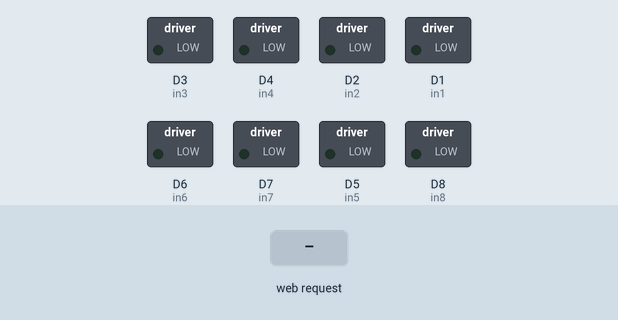
This sketch was run on a simulated ESP8266 (NodeMCU). Parts: switched loads named in the sketch (green lamp = pin HIGH). Inputs (shaded band) come from the test bench. What the sketch prints to the serial monitor is not drawn.

Above: at 1.2 s.
1.3 s: HTTP request GET /start1 received
At 2.3 s:
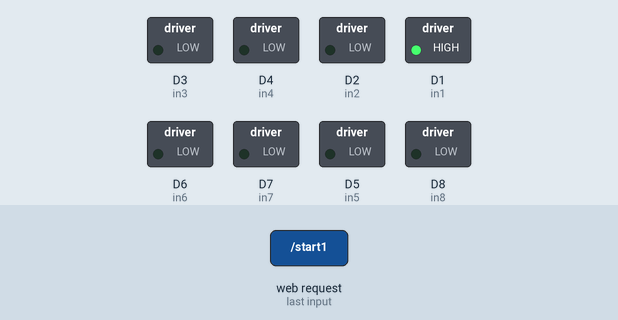
2.8 s: HTTP request GET /start2 received
At 3.4 s:
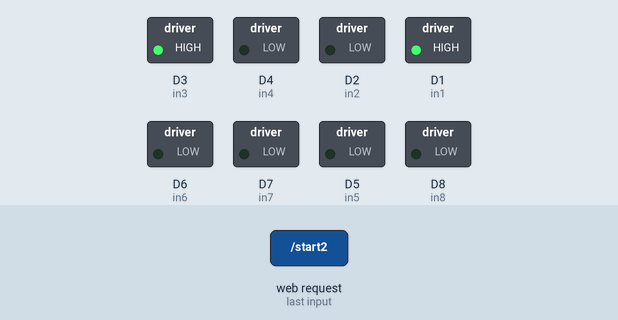
4.3 s: HTTP request GET /stop1 received
At 4.6 s:
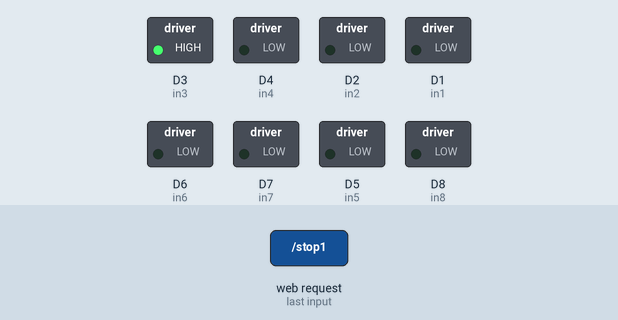
5.8 s: HTTP request GET /start3 received
At 6.9 s:
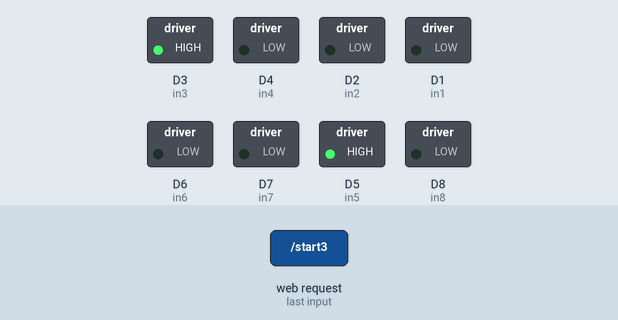
7.3 s: HTTP request GET /stop2 received
At 8.1 s:
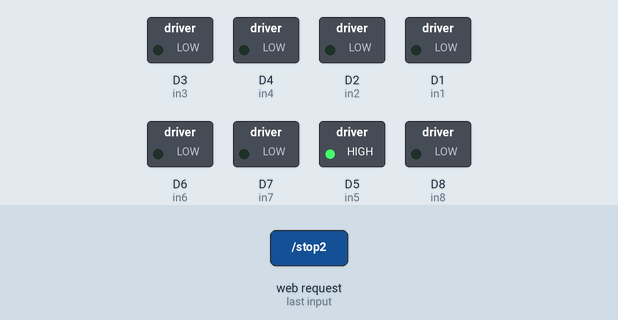
8.8 s: HTTP request GET /start1?value=1 received
At 9.2 s:
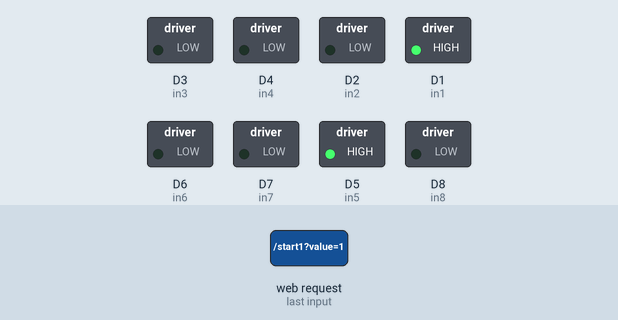
Timing chart, 0 to 11.3 s (numbered marks = the images above; inputs shaded):
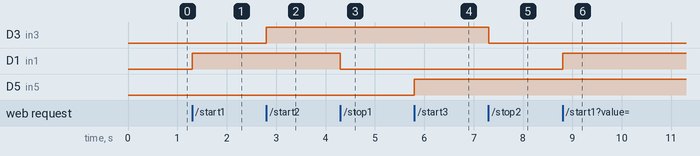

Measured:
- after the input at 1.3 s, D1 (in1): LOW → HIGH at once
- after the input at 2.8 s, D3 (in3): LOW → HIGH at once
- after the input at 4.3 s, D1 (in1): HIGH → LOW at once
- after the input at 5.8 s, D5 (in5): LOW → HIGH at once
- after the input at 7.3 s, D3 (in3): HIGH → LOW at once
- after the input at 8.8 s, D1 (in1): LOW → HIGH at once

The sketch:

motor_sync_esp8266.ino
```cpp
#include <ESP8266WiFi.h>
#include <ESP8266WebServer.h>

// Access Point credentials
const char* ssid = "MotorSync";
const char* password = "12345678";

// Motor1 pins
const int in1 = D1;
const int in2 = D2;

// Motor2 pins
const int in3 = D3;
const int in4 = D4;

// Motor3 pins
const int in5 = D5;
const int in6 = D6;

// Motor4 pins
const int in7 = D7;
const int in8 = D8;

// Motor states
int motor1Speed = 400;
int motor2Speed = 400;
int motor3Speed = 400;
int motor4Speed = 400;
int masterSpeed = 400;

bool motor1Running = false;
bool motor2Running = false;
bool motor3Running = false;
bool motor4Running = false;

ESP8266WebServer server(80);

void setup() {
  Serial.begin(115200);

  // Motor pins setup
  pinMode(in1, OUTPUT); pinMode(in2, OUTPUT);
  pinMode(in3, OUTPUT); pinMode(in4, OUTPUT);
  pinMode(in5, OUTPUT); pinMode(in6, OUTPUT);
  pinMode(in7, OUTPUT); pinMode(in8, OUTPUT);

  // Stop all motors initially
  digitalWrite(in1, LOW); digitalWrite(in2, LOW);
  digitalWrite(in3, LOW); digitalWrite(in4, LOW);
  digitalWrite(in5, LOW); digitalWrite(in6, LOW);
  digitalWrite(in7, LOW); digitalWrite(in8, LOW);

  // Create Wi-Fi Access Point
  WiFi.softAP(ssid, password);
  Serial.println("Access Point Started!");
  Serial.print("SSID: "); Serial.println(ssid);
  Serial.print("Password: "); Serial.println(password);
  Serial.print("IP Address: "); Serial.println(WiFi.softAPIP());

  // Web server routes
  server.on("/", handleRoot);

  // Motor 1 routes
  server.on("/start1", handleStart1);
  server.on("/stop1", handleStop1);
  server.on("/speed1", handleSpeed1);

  // Motor 2 routes
  server.on("/start2", handleStart2);
  server.on("/stop2", handleStop2);
  server.on("/speed2", handleSpeed2);

  // Motor 3 routes
  server.on("/start3", handleStart3);
  server.on("/stop3", handleStop3);
  server.on("/speed3", handleSpeed3);

  // Motor 4 routes
  server.on("/start4", handleStart4);
  server.on("/stop4", handleStop4);
  server.on("/speed4", handleSpeed4);

  // Master Speed route
  server.on("/masterspeed", handleMasterSpeed);

  server.begin();
  Serial.println("HTTP server started");
}

void loop() {
  server.handleClient();

  // Motor1
  if (motor1Running) { analogWrite(in1, motor1Speed); digitalWrite(in2, LOW); }
  else { digitalWrite(in1, LOW); digitalWrite(in2, LOW); }

  // Motor2
  if (motor2Running) { analogWrite(in3, motor2Speed); digitalWrite(in4, LOW); }
  else { digitalWrite(in3, LOW); digitalWrite(in4, LOW); }

  // Motor3
  if (motor3Running) { analogWrite(in5, motor3Speed); digitalWrite(in6, LOW); }
  else { digitalWrite(in5, LOW); digitalWrite(in6, LOW); }

  // Motor4
  if (motor4Running) { analogWrite(in7, motor4Speed); digitalWrite(in8, LOW); }
  else { digitalWrite(in7, LOW); digitalWrite(in8, LOW); }
}

// Web Interface
void handleRoot() {
  String html = R"rawliteral(
  <!DOCTYPE html>
  <html>
  <head>
    <title>Motor Synchronization Project</title>
    <style>
      body { font-family: Arial; text-align: center; background: #f9f9f9; margin-top: 40px; }
      h1 { color: #2c3e50; }
      h2 { color: #333; margin-top: 40px; }
      button { width: 120px; height: 40px; font-size: 16px; margin: 10px; border-radius: 8px; cursor: pointer; border: none; }
      .start { background: #4CAF50; color: white; }
      .stop { background: #f44336; color: white; }
      input[type=range] { width: 80%; margin-top: 20px; }
    </style>
  </head>
  <body>
    <h1>Motor Synchronization Project</h1>

    <h2>Master Speed Control (All Motors)</h2>
    <label>Master Speed: <span id="masterVal">400</span></label><br>
    <input type="range" min="0" max="1023" value="400" oninput="updateMaster(this.value)">

    <h2>Motor 1</h2>
    <button class="start" onclick="fetch('/start1')">Start</button>
    <button class="stop" onclick="fetch('/stop1')">Stop</button><br>
    <label>Speed1: <span id="speed1Val">400</span></label><br>
    <input type="range" min="0" max="1023" value="400" oninput="updateSpeed1(this.value)">

    <h2>Motor 2</h2>
    <button class="start" onclick="fetch('/start2')">Start</button>
    <button class="stop" onclick="fetch('/stop2')">Stop</button><br>
    <label>Speed2: <span id="speed2Val">400</span></label><br>
    <input type="range" min="0" max="1023" value="400" oninput="updateSpeed2(this.value)">

    <h2>Motor 3</h2>
    <button class="start" onclick="fetch('/start3')">Start</button>
    <button class="stop" onclick="fetch('/stop3')">Stop</button><br>
    <label>Speed3: <span id="speed3Val">400</span></label><br>
    <input type="range" min="0" max="1023" value="400" oninput="updateSpeed3(this.value)">

    <h2>Motor 4</h2>
    <button class="start" onclick="fetch('/start4')">Start</button>
    <button class="stop" onclick="fetch('/stop4')">Stop</button><br>
    <label>Speed4: <span id="speed4Val">400</span></label><br>
    <input type="range" min="0" max="1023" value="400" oninput="updateSpeed4(this.value)">

    <script>
      function updateMaster(val) {
        document.getElementById('masterVal').innerText = val;
        fetch('/masterspeed?value=' + val);
      }
      function updateSpeed1(val){ document.getElementById('speed1Val').innerText = val; fetch('/speed1?value='+val); }
      function updateSpeed2(val){ document.getElementById('speed2Val').innerText = val; fetch('/speed2?value='+val); }
      function updateSpeed3(val){ document.getElementById('speed3Val').innerText = val; fetch('/speed3?value='+val); }
      function updateSpeed4(val){ document.getElementById('speed4Val').innerText = val; fetch('/speed4?value='+val); }
    </script>
  </body>
  </html>
  )rawliteral";

  server.send(200, "text/html", html);
}

// --- Motor Handlers ---
void handleStart1() { motor1Running = true; server.send(200, "text/plain", "Motor1 Started"); }
void handleStop1() { motor1Running = false; server.send(200, "text/plain", "Motor1 Stopped"); }
void handleSpeed1() { if (server.hasArg("value")) motor1Speed = server.arg("value").toInt(); server.send(200, "text/plain", "Motor1 Speed Updated"); }

void handleStart2() { motor2Running = true; server.send(200, "text/plain", "Motor2 Started"); }
void handleStop2() { motor2Running = false; server.send(200, "text/plain", "Motor2 Stopped"); }
void handleSpeed2() { if (server.hasArg("value")) motor2Speed = server.arg("value").toInt(); server.send(200, "text/plain", "Motor2 Speed Updated"); }

void handleStart3() { motor3Running = true; server.send(200, "text/plain", "Motor3 Started"); }
void handleStop3() { motor3Running = false; server.send(200, "text/plain", "Motor3 Stopped"); }
void handleSpeed3() { if (server.hasArg("value")) motor3Speed = server.arg("value").toInt(); server.send(200, "text/plain", "Motor3 Speed Updated"); }

void handleStart4() { motor4Running = true; server.send(200, "text/plain", "Motor4 Started"); }
void handleStop4() { motor4Running = false; server.send(200, "text/plain", "Motor4 Stopped"); }
void handleSpeed4() { if (server.hasArg("value")) motor4Speed = server.arg("value").toInt(); server.send(200, "text/plain", "Motor4 Speed Updated"); }

// --- Master Speed Handler ---
void handleMasterSpeed() {
  if (server.hasArg("value")) {
    masterSpeed = server.arg("value").toInt();
    motor1Speed = motor2Speed = motor3Speed = motor4Speed = masterSpeed;
  }
  server.send(200, "text/plain", "Master Speed Updated");
}
```
